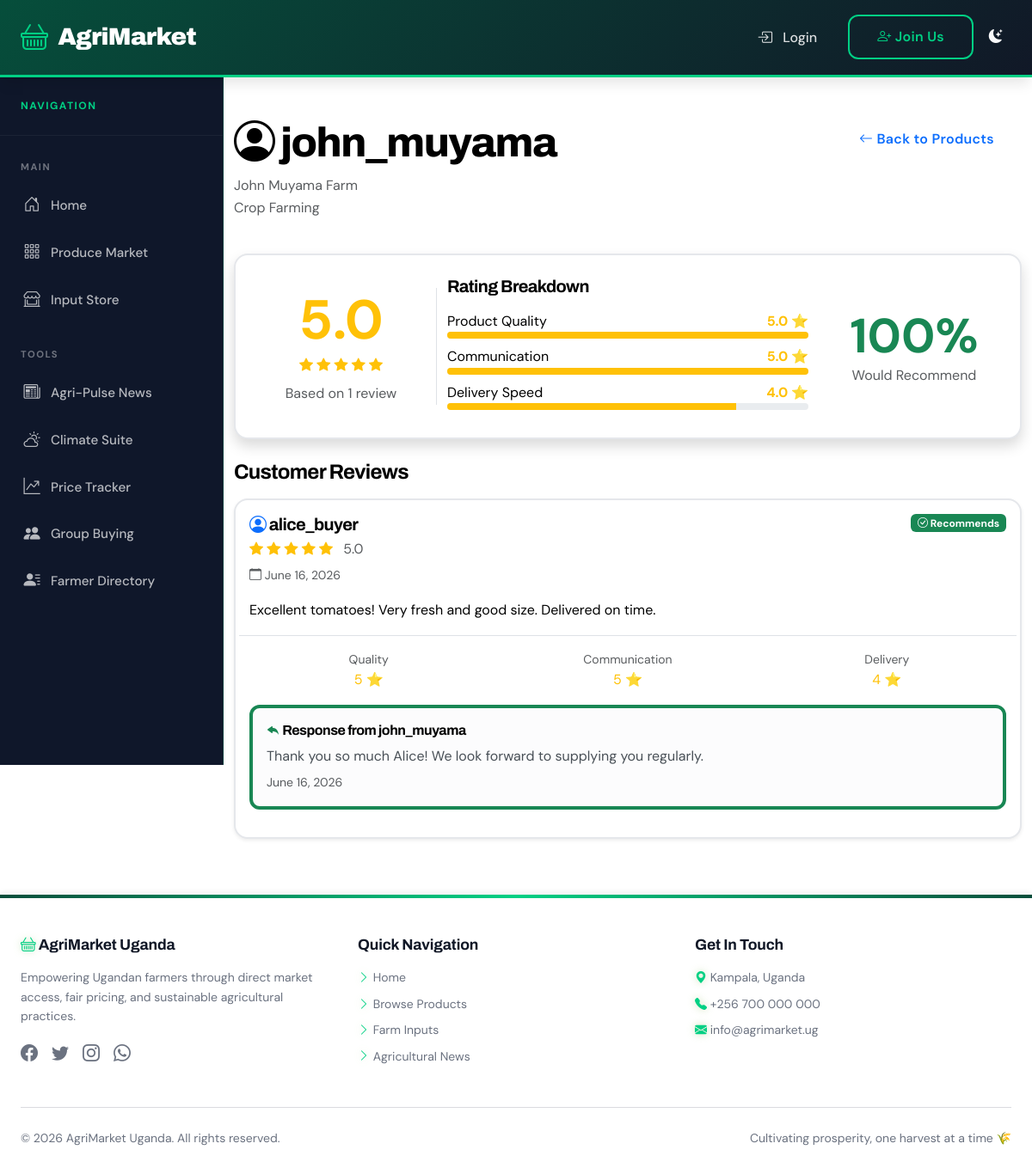
The page /reviews/farmer/11/ on the database its author committed.
### accounts/models.py (models this page shows, shortened)
class User(AbstractUser):
    USER_TYPES = (
        ('farmer', 'Farmer'),
        ('consumer', 'Consumer'),
        ('business', 'Business'),
        ('input_supplier', 'Input Supplier'),
        ('transporter', 'Transporter'),
    )
    user_type = models.CharField(max_length=20, choices=USER_TYPES)
    phone = models.CharField(max_length=15, blank=True)
    whatsapp_number = models.CharField(max_length=15, blank=True)
    location = models.CharField(max_length=100)
    address = models.TextField(blank=True)
    profile_picture = models.ImageField(upload_to='profiles/', blank=True, null=True)
    is_verified = models.BooleanField(default=False)
    created_at = models.DateTimeField(auto_now_add=True)
    district = models.CharField(
        max_length=100,
        choices=UGANDA_DISTRICT_CHOICES,
        blank=True
    )
    specialization = models.CharField(
        max_length=100,
        choices=SPECIALIZATION_CHOICES,
        blank=True
    )
    first_login = models.BooleanField(default=True)

class FarmerProfile(models.Model):
    user = models.OneToOneField(User, on_delete=models.CASCADE, related_name='farmer_profile')
    farm_name = models.CharField(max_length=200)
    farm_size = models.DecimalField(max_digits=10, decimal_places=2, help_text="Farm size in acres")
    specialization = models.CharField(max_length=200, choices=SPECIALIZATION_CHOICES)
    rating_average = models.DecimalField(max_digits=3, decimal_places=2, default=0.00)
    total_sales = models.IntegerField(default=0)

### marketplace/models.py (models this page shows, shortened)
class Review(models.Model):
    reviewer = models.ForeignKey(
        User,
        on_delete=models.CASCADE,
        related_name='reviews_given',
        help_text="User who wrote the review"
    )
    farmer = models.ForeignKey(
        User,
        on_delete=models.CASCADE,
        related_name='reviews_received',
        limit_choices_to={'user_type': 'farmer'},
        help_text="Farmer being reviewed"
    )
    order = models.OneToOneField(
        Order,
        on_delete=models.CASCADE,
        related_name='marketplace_review', # Changed related_name to avoid conflict during migration
        help_text="Order this review is for"
    )
    rating = models.IntegerField(
        validators=[MinValueValidator(1), MaxValueValidator(5)],
        help_text="Rating from 1 to 5 stars"
    )
    comment = models.TextField(
        help_text="Review comment"
    )
    product_quality = models.IntegerField(
        validators=[MinValueValidator(1), MaxValueValidator(5)],
        help_text="Quality of products (1-5)"
    )
    communication = models.IntegerField(
        validators=[MinValueValidator(1), MaxValueValidator(5)],
        help_text="Communication quality (1-5)"
    )
    delivery_speed = models.IntegerField(
        validators=[MinValueValidator(1), MaxValueValidator(5)],
        help_text="Delivery speed (1-5)"
    )
    would_recommend = models.BooleanField(
        default=True,
        help_text="Would you recommend this farmer?"
    )
    created_at = models.DateTimeField(auto_now_add=True)
    updated_at = models.DateTimeField(auto_now=True)
    class Meta:
        verbose_name = "Review"
        verbose_name_plural = "Reviews"
        ordering = ['-created_at']

class ReviewResponse(models.Model):
    review = models.OneToOneField(
        Review,
        on_delete=models.CASCADE,
        related_name='response'
    )
    response_text = models.TextField(
        help_text="Farmer's response to the review"
    )
    created_at = models.DateTimeField(auto_now_add=True)
    class Meta:
        verbose_name = "Review Response"
        verbose_name_plural = "Review Responses"

### marketplace/views.py (the view)
# urls.py: path('reviews/farmer/<int:farmer_id>/', views.farmer_reviews, name='farmer_reviews'),
def farmer_reviews(request, farmer_id):
    from accounts.models import User
    farmer = get_object_or_404(User, pk=farmer_id, user_type='farmer')
    reviews = Review.objects.filter(farmer=farmer).select_related('reviewer', 'order')
    total_reviews = reviews.count()
    if total_reviews > 0:
        avg_rating = reviews.aggregate(Avg('rating'))['rating__avg']
        avg_quality = reviews.aggregate(Avg('product_quality'))['product_quality__avg']
        avg_communication = reviews.aggregate(Avg('communication'))['communication__avg']
        avg_delivery = reviews.aggregate(Avg('delivery_speed'))['delivery_speed__avg']
        recommend_count = reviews.filter(would_recommend=True).count()
        recommend_percentage = (recommend_count / total_reviews) * 100
    else:
        avg_rating = 0
        avg_quality = 0
        avg_communication = 0
        avg_delivery = 0
        recommend_percentage = 0
    context = {
        'farmer': farmer,
        'reviews': reviews,
        'total_reviews': total_reviews,
        'avg_rating': avg_rating,
        'avg_quality': avg_quality,
        'avg_communication': avg_communication,
        'avg_delivery': avg_delivery,
        'recommend_percentage': recommend_percentage,
    }
    return render(request, 'marketplace/reviews/farmer_reviews.html', context)

### marketplace/templatetags/custom_filters.py (called while the page is built)
@register.filter
def mul(value, arg):
    try:
        return float(value) * float(arg)
    except (ValueError, TypeError):
        return 0

### templates/marketplace/reviews/farmer_reviews.html (shortened to what this page needs)
{% extends 'base.html' %}
{% load custom_filters %}
{% block content %}
<section class="py-5">
    <div class="container">
        <div class="row mb-4">
            <div class="col-md-8">
                <h2 class="mb-2">
                    <i class="bi bi-person-circle"></i> {{ farmer.username }}
                </h2>
                {% if farmer.farmer_profile %}
                    <p class="text-muted mb-0">{{ farmer.farmer_profile.farm_name }}</p>
                    <p class="text-muted">{{ farmer.farmer_profile.specialization }}</p>
                {% endif %}
            </div>
            <div class="col-md-4 text-end">
                <a href="{% url 'marketplace:product_list' %}" class="btn btn-outline-primary">
                    <i class="bi bi-arrow-left"></i> Back to Products
                </a>
            </div>
        </div>
        <div class="card shadow mb-4">
            <div class="card-body p-4">
                <div class="row align-items-center">
                    <div class="col-md-3 text-center border-end">
                        <div class="display-3 text-warning fw-bold">
                            {{ avg_rating|floatformat:1 }}
                        </div>
                        <div class="text-warning mb-2">
                            {% for i in "12345" %}
                                {% if forloop.counter <= avg_rating %}
                                    <i class="bi bi-star-fill"></i>
                                {% else %}
                                    <i class="bi bi-star"></i>
                                {% endif %}
                            {% endfor %}
                        </div>
                        <p class="text-muted mb-0">
                            Based on {{ total_reviews }} review{{ total_reviews|pluralize }}
                        </p>
                    </div>
                    <div class="col-md-6">
                        <h5 class="mb-3">Rating Breakdown</h5>
                        <div class="mb-2">
                            <div class="d-flex justify-content-between align-items-center">
                                <span>Product Quality</span>
                                <span class="text-warning fw-bold">{{ avg_quality|floatformat:1 }} ⭐</span>
                            </div>
                            <div class="progress" style="height: 8px;">
                                <div class="progress-bar bg-warning" style="width: {{ avg_quality|floatformat:0|mul:20 }}%"></div>
                            </div>
                        </div>
                        <div class="mb-2">
                            <div class="d-flex justify-content-between align-items-center">
                                <span>Communication</span>
                                <span class="text-warning fw-bold">{{ avg_communication|floatformat:1 }} ⭐</span>
                            </div>
                            <div class="progress" style="height: 8px;">
                                <div class="progress-bar bg-warning" style="width: {{ avg_communication|floatformat:0|mul:20 }}%"></div>
                            </div>
                        </div>
                        <div class="mb-2">
                            <div class="d-flex justify-content-between align-items-center">
                                <span>Delivery Speed</span>
                                <span class="text-warning fw-bold">{{ avg_delivery|floatformat:1 }} ⭐</span>
                            </div>
                            <div class="progress" style="height: 8px;">
                                <div class="progress-bar bg-warning" style="width: {{ avg_delivery|floatformat:0|mul:20 }}%"></div>
                            </div>
                        </div>
                    </div>
                    <div class="col-md-3 text-center">
                        <div class="display-4 text-success fw-bold">
                            {{ recommend_percentage|floatformat:0 }}%
                        </div>
                        <p class="text-muted mb-0">Would Recommend</p>
                    </div>
                </div>
            </div>
        </div>
        <h4 class="mb-3">Customer Reviews</h4>
        {% if reviews %}
            {% for review in reviews %}
            <div class="card shadow-sm mb-3">
                <div class="card-body">
                    <div class="d-flex justify-content-between align-items-start mb-3">
                        <div>
                            <h5 class="mb-1">
                                <i class="bi bi-person-circle text-primary"></i>
                                {{ review.reviewer.username }}
                            </h5>
                            <div class="text-warning mb-1">
                                {% for i in "12345" %}
                                    {% if forloop.counter <= review.rating %}
                                        <i class="bi bi-star-fill"></i>
                                    {% else %}
                                        <i class="bi bi-star"></i>
                                    {% endif %}
                                {% endfor %}
                                <span class="text-muted ms-2">{{ review.rating }}.0</span>
                            </div>
                            <small class="text-muted">
                                <i class="bi bi-calendar"></i> {{ review.created_at|date:"F d, Y" }}
                            </small>
                        </div>
                        {% if review.would_recommend %}
                            <span class="badge bg-success">
                                <i class="bi bi-check-circle"></i> Recommends
                            </span>
                        {% endif %}
                    </div>
                    <p class="mb-3">{{ review.comment }}</p>
                    <div class="row text-center border-top pt-3 mb-3">
                        <div class="col-4">
                            <small class="text-muted d-block">Quality</small>
                            <span class="text-warning">{{ review.product_quality }} ⭐</span>
                        </div>
                        <div class="col-4">
                            <small class="text-muted d-block">Communication</small>
                            <span class="text-warning">{{ review.communication }} ⭐</span>
                        </div>
                        <div class="col-4">
                            <small class="text-muted d-block">Delivery</small>
                            <span class="text-warning">{{ review.delivery_speed }} ⭐</span>
                        </div>
                    </div>
                    {% if review.response %}
                    <div class="alert alert-light border-start border-success border-4 mt-3">
                        <h6 class="mb-2">
                            <i class="bi bi-reply-fill text-success"></i>
                            Response from {{ farmer.username }}
                        </h6>
                        <p class="mb-1">{{ review.response.response_text }}</p>
                        <small class="text-muted">{{ review.response.created_at|date:"F d, Y" }}</small>
                    </div>
                    {% elif user == farmer %}
                    <div class="text-end mt-3">
                        <a href="{% url 'marketplace:add_response' review.id %}" class="btn btn-sm btn-outline-success">
                            <i class="bi bi-reply"></i> Respond to Review
                        </a>
                    </div>
                    {% endif %}
                </div>
            </div>
            {% endfor %}
        {% else %}
            <div class="text-center py-5">
                <i class="bi bi-chat-quote" style="font-size: 4rem; color: #ccc;"></i>
                <h4 class="mt-3">No Reviews Yet</h4>
                <p class="text-muted">This farmer hasn't received any reviews yet.</p>
            </div>
        {% endif %}
    </div>
</section>
{% endblock %}

### templates/base.html (style rules this page uses)
:root { --primary-black: #000000; --primary-white: #FFFFFF; --bright-green: #00D084; --bright-blue: #0EA5E9; --bright-orange: #FF6B35; --bright-purple: #A855F7; --bright-yellow: #FCD34D; --gray-50: #F9FAFB; --gray-100: #F3F4F6; --gray-200: #E5E7EB; --gray-300: #D1D5DB; --gray-600: #4B5563; --gray-900: #111827; --bg-primary: #FFFFFF; --bg-secondary: #F9FAFB; --text-primary: #000000; --text-secondary: #4B5563; --accent-primary: #00D084; --accent-secondary: #0EA5E9; --shadow-sm: 0 1px 2px 0 rgba(0, 0, 0, 0.05); --shadow-md: 0 4px 6px -1px rgba(0, 0, 0, 0.1); --shadow-lg: 0 10px 15px -3px rgba(0, 0, 0, 0.1); --shadow-xl: 0 20px 25px -5px rgba(0, 0, 0, 0.1); --glass-heavy: #ffffff; --glass-medium: #f9fafb; --glass-light: #ffffff; --glass-border: #e5e7eb; --dust-light: #6b7280; --cream-soft: #111827; --leaf-vibrant: #16a34a; --crop-fresh: #00D084; --fertile-green: #064e3b; --soil-medium: #f3f4f6; --clay-dark: #0f172a; --sky-bright: #38bdf8; --sun-glow: #FDB927; --harvest-gold: #FDB927; --shadow-glow: 0 0 20px rgba(0, 208, 132, 0.4); }
* { margin: 0; padding: 0; box-sizing: border-box; }
body { min-height: 100vh; display: flex; flex-direction: column; font-family: 'DM Sans', sans-serif; font-size: 1rem; line-height: 1.6; position: relative; overflow-x: hidden; background: var(--bg-primary); color: var(--text-primary); }
h1, h2, h3, h4, h5, h6 { font-family: 'Archivo', sans-serif; font-weight: 700; letter-spacing: -0.03em; line-height: 1.2; color: var(--text-primary); }
h2 { font-size: clamp(2rem, 4vw, 3rem); font-weight: 800; }
* { -webkit-font-smoothing: antialiased; -moz-osx-font-smoothing: grayscale; text-shadow: none !important; }
.card { background: var(--primary-white) !important; border: 2px solid var(--gray-200) !important; color: var(--text-primary) !important; transition: all 0.3s ease; border-radius: 16px; overflow: hidden; box-shadow: var(--shadow-md); }
.btn { border-radius: 12px; padding: 0.75rem 2rem; font-weight: 600; transition: all 0.3s ease; border: none; font-size: 1rem; letter-spacing: 0.3px; }
.alert { border-radius: 12px; border: 1px solid var(--glass-border); backdrop-filter: blur(10px); animation: slideInDown 0.4s ease; }
main, section, .bg-light, .bg-white, .container-fluid { background: transparent !important; }
html { scroll-behavior: smooth; }

### templates/marketplace/reviews/farmer_reviews.html (style rules this page uses)
.border-4 { border-width: 4px !important; }

### rows shown on the page
User: username "john_muyama", farmer_profile.farm_name "John Muyama Farm", farmer_profile.specialization "Crop Farming"
Review: reviewer.username "alice_buyer", rating "5", created_at "June 16, 2026", would_recommend True (drawn), comment "Excellent tomatoes! Very fresh and good size. Delivered on time.", product_quality "5", communication "5", delivery_speed "4", response.response_text "Thank you so much Alice! We look forward to supplying you regularly.", response.created_at "June 16, 2026"

### other values the page prints
{{ avg_rating|floatformat:1 }} "5.0"
{{ total_reviews }} "1"
{{ avg_quality|floatformat:1 }} "5.0"
{{ avg_communication|floatformat:1 }} "5.0"
{{ avg_delivery|floatformat:1 }} "4.0"
{{ recommend_percentage|floatformat:0 }} "100"
